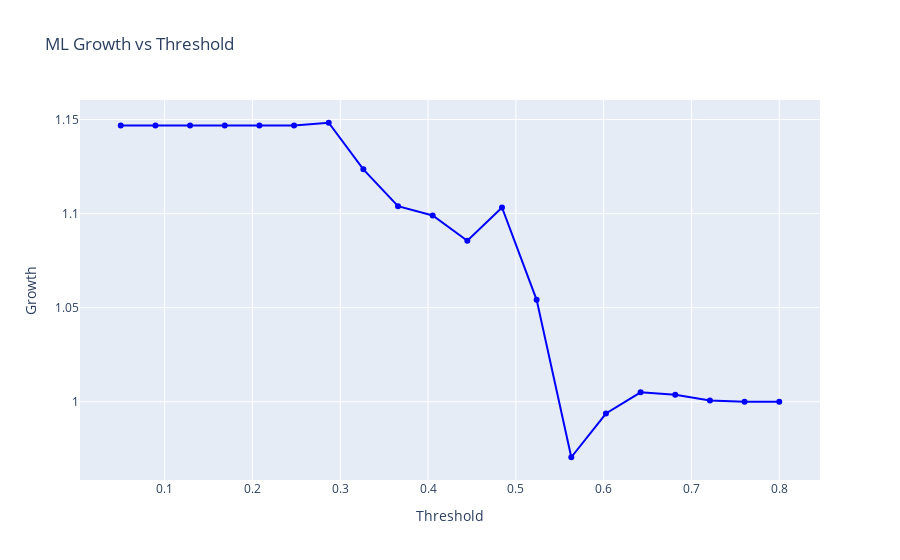

The notebook cell this image was saved under:
### Code cell
# Create Plotly figure
fig = go.Figure()

# Add line trace
fig.add_trace(go.Scatter(
    x=list(thresh_range),  # Convert to list if needed
    y=growth_res,
    mode="lines+markers",  # Lines and markers
    name="Growth vs Threshold",
    line=dict(color="blue")
))

# Customize layout
fig.update_layout(
    title="ML Growth vs Threshold",
    xaxis_title="Threshold",
    yaxis_title="Growth",
)

# Show plot
fig.show()

### Figure 1 — Plotly figure (JSON) as saved in the notebook; plotly's stock layout.template omitted (floating-point values rounded to 4 significant figures)
{"data": [{"line": {"color": "blue"}, "mode": "lines+markers", "name": "Growth vs Threshold", "type": "scatter", "x": [0.05, 0.08947, 0.1289, 0.1684, 0.2079, 0.2474, 0.2868, 0.3263, 0.3658, 0.4053, 0.4447, 0.4842, 0.5237, 0.5632, 0.6026, 0.6421, 0.6816, 0.7211, 0.7605, 0.8], "y": [1.147, 1.147, 1.147, 1.147, 1.147, 1.147, 1.148, 1.124, 1.104, 1.099, 1.086, 1.103, 1.054, 0.9705, 0.9937, 1.005, 1.004, 1.001, 1, 1]}], "layout": {"title": {"text": "ML Growth vs Threshold"}, "xaxis": {"title": {"text": "Threshold"}}, "yaxis": {"title": {"text": "Growth"}}}}
